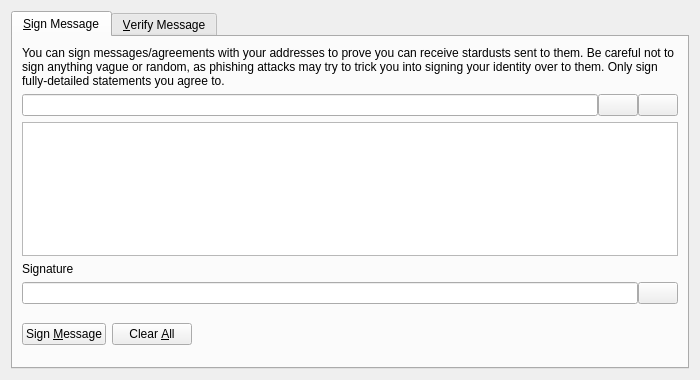
<?xml version="1.0" encoding="UTF-8"?>
<ui version="4.0">
 <class>SignVerifyMessageDialog</class>
 <widget class="QDialog" name="SignVerifyMessageDialog">
  <property name="geometry">
   <rect>
    <x>0</x>
    <y>0</y>
    <width>700</width>
    <height>380</height>
   </rect>
  </property>
  <property name="windowTitle">
   <string>Signatures - Sign / Verify a Message</string>
  </property>
  <property name="modal">
   <bool>true</bool>
  </property>
  <layout class="QVBoxLayout" name="verticalLayout">
   <item>
    <widget class="QTabWidget" name="tabWidget">
     <property name="currentIndex">
      <number>0</number>
     </property>
     <widget class="QWidget" name="tabSignMessage">
      <attribute name="title">
       <string>&amp;Sign Message</string>
      </attribute>
      <layout class="QVBoxLayout" name="verticalLayout_SM">
       <item>
        <widget class="QLabel" name="infoLabel_SM">
         <property name="text">
          <string>You can sign messages/agreements with your addresses to prove you can receive stardusts sent to them. Be careful not to sign anything vague or random, as phishing attacks may try to trick you into signing your identity over to them. Only sign fully-detailed statements you agree to.</string>
         </property>
         <property name="textFormat">
          <enum>Qt::PlainText</enum>
         </property>
         <property name="wordWrap">
          <bool>true</bool>
         </property>
        </widget>
       </item>
       <item>
        <layout class="QHBoxLayout" name="horizontalLayout_1_SM">
         <property name="spacing">
          <number>0</number>
         </property>
         <item>
          <widget class="QValidatedLineEdit" name="addressIn_SM">
           <property name="toolTip">
            <string>The Stardust address to sign the message with</string>
           </property>
          </widget>
         </item>
         <item>
          <widget class="QPushButton" name="addressBookButton_SM">
           <property name="toolTip">
            <string>Choose previously used address</string>
           </property>
           <property name="text">
            <string/>
           </property>
           <property name="icon">
            <iconset resource="../stardust.qrc">
             <normaloff>:/icons/address-book</normaloff>:/icons/address-book</iconset>
           </property>
           <property name="shortcut">
            <string>Alt+A</string>
           </property>
           <property name="autoDefault">
            <bool>false</bool>
           </property>
          </widget>
         </item>
         <item>
          <widget class="QPushButton" name="pasteButton_SM">
           <property name="toolTip">
            <string>Paste address from clipboard</string>
           </property>
           <property name="text">
            <string/>
           </property>
           <property name="icon">
            <iconset resource="../stardust.qrc">
             <normaloff>:/icons/editpaste</normaloff>:/icons/editpaste</iconset>
           </property>
           <property name="shortcut">
            <string>Alt+P</string>
           </property>
           <property name="autoDefault">
            <bool>false</bool>
           </property>
          </widget>
         </item>
        </layout>
       </item>
       <item>
        <widget class="QPlainTextEdit" name="messageIn_SM">
         <property name="toolTip">
          <string>Enter the message you want to sign here</string>
         </property>
        </widget>
       </item>
       <item>
        <widget class="QLabel" name="signatureLabel_SM">
         <property name="text">
          <string>Signature</string>
         </property>
         <property name="textFormat">
          <enum>Qt::PlainText</enum>
         </property>
        </widget>
       </item>
       <item>
        <layout class="QHBoxLayout" name="horizontalLayout_2_SM">
         <property name="spacing">
          <number>0</number>
         </property>
         <item>
          <widget class="QLineEdit" name="signatureOut_SM">
           <property name="font">
            <font>
             <italic>true</italic>
            </font>
           </property>
           <property name="readOnly">
            <bool>true</bool>
           </property>
          </widget>
         </item>
         <item>
          <widget class="QPushButton" name="copySignatureButton_SM">
           <property name="toolTip">
            <string>Copy the current signature to the system clipboard</string>
           </property>
           <property name="text">
            <string/>
           </property>
           <property name="icon">
            <iconset resource="../stardust.qrc">
             <normaloff>:/icons/editcopy</normaloff>:/icons/editcopy</iconset>
           </property>
           <property name="autoDefault">
            <bool>false</bool>
           </property>
          </widget>
         </item>
        </layout>
       </item>
       <item>
        <layout class="QHBoxLayout" name="horizontalLayout_3_SM">
         <item>
          <widget class="QPushButton" name="signMessageButton_SM">
           <property name="toolTip">
            <string>Sign the message to prove you own this Stardust address</string>
           </property>
           <property name="text">
            <string>Sign &amp;Message</string>
           </property>
           <property name="icon">
            <iconset resource="../stardust.qrc">
             <normaloff>:/icons/edit</normaloff>:/icons/edit</iconset>
           </property>
           <property name="autoDefault">
            <bool>false</bool>
           </property>
          </widget>
         </item>
         <item>
          <widget class="QPushButton" name="clearButton_SM">
           <property name="toolTip">
            <string>Reset all sign message fields</string>
           </property>
           <property name="text">
            <string>Clear &amp;All</string>
           </property>
           <property name="icon">
            <iconset resource="../stardust.qrc">
             <normaloff>:/icons/remove</normaloff>:/icons/remove</iconset>
           </property>
           <property name="autoDefault">
            <bool>false</bool>
           </property>
          </widget>
         </item>
         <item>
          <spacer name="horizontalSpacer_1_SM">
           <property name="orientation">
            <enum>Qt::Horizontal</enum>
           </property>
           <property name="sizeHint" stdset="0">
            <size>
             <width>40</width>
             <height>48</height>
            </size>
           </property>
          </spacer>
         </item>
         <item>
          <widget class="QLabel" name="statusLabel_SM">
           <property name="font">
            <font>
             <weight>75</weight>
             <bold>true</bold>
            </font>
           </property>
           <property name="text">
            <string/>
           </property>
           <property name="wordWrap">
            <bool>true</bool>
           </property>
          </widget>
         </item>
         <item>
          <spacer name="horizontalSpacer_2_SM">
           <property name="orientation">
            <enum>Qt::Horizontal</enum>
           </property>
           <property name="sizeHint" stdset="0">
            <size>
             <width>40</width>
             <height>48</height>
            </size>
           </property>
          </spacer>
         </item>
        </layout>
       </item>
      </layout>
     </widget>
     <widget class="QWidget" name="tabVerifyMessage">
      <attribute name="title">
       <string>&amp;Verify Message</string>
      </attribute>
      <layout class="QVBoxLayout" name="verticalLayout_VM">
       <item>
        <widget class="QLabel" name="infoLabel_VM">
         <property name="text">
          <string>Enter the receiver's address, message (ensure you copy line breaks, spaces, tabs, etc. exactly) and signature below to verify the message. Be careful not to read more into the signature than what is in the signed message itself, to avoid being tricked by a man-in-the-middle attack. Note that this only proves the signing party receives with the address, it cannot prove sendership of any transaction!</string>
         </property>
         <property name="textFormat">
          <enum>Qt::PlainText</enum>
         </property>
         <property name="alignment">
          <set>Qt::AlignLeading|Qt::AlignLeft|Qt::AlignTop</set>
         </property>
         <property name="wordWrap">
          <bool>true</bool>
         </property>
        </widget>
       </item>
       <item>
        <layout class="QHBoxLayout" name="horizontalLayout_1_VM">
         <property name="spacing">
          <number>0</number>
         </property>
         <item>
          <widget class="QValidatedLineEdit" name="addressIn_VM">
           <property name="toolTip">
            <string>The Stardust address the message was signed with</string>
           </property>
          </widget>
         </item>
         <item>
          <widget class="QPushButton" name="addressBookButton_VM">
           <property name="toolTip">
            <string>Choose previously used address</string>
           </property>
           <property name="text">
            <string/>
           </property>
           <property name="icon">
            <iconset resource="../stardust.qrc">
             <normaloff>:/icons/address-book</normaloff>:/icons/address-book</iconset>
           </property>
           <property name="shortcut">
            <string>Alt+A</string>
           </property>
           <property name="autoDefault">
            <bool>false</bool>
           </property>
          </widget>
         </item>
        </layout>
       </item>
       <item>
        <widget class="QPlainTextEdit" name="messageIn_VM"/>
       </item>
       <item>
        <widget class="QValidatedLineEdit" name="signatureIn_VM"/>
       </item>
       <item>
        <layout class="QHBoxLayout" name="horizontalLayout_2_VM">
         <item>
          <widget class="QPushButton" name="verifyMessageButton_VM">
           <property name="toolTip">
            <string>Verify the message to ensure it was signed with the specified Stardust address</string>
           </property>
           <property name="text">
            <string>Verify &amp;Message</string>
           </property>
           <property name="icon">
            <iconset resource="../stardust.qrc">
             <normaloff>:/icons/transaction_0</normaloff>:/icons/transaction_0</iconset>
           </property>
           <property name="autoDefault">
            <bool>false</bool>
           </property>
          </widget>
         </item>
         <item>
          <widget class="QPushButton" name="clearButton_VM">
           <property name="toolTip">
            <string>Reset all verify message fields</string>
           </property>
           <property name="text">
            <string>Clear &amp;All</string>
           </property>
           <property name="icon">
            <iconset resource="../stardust.qrc">
             <normaloff>:/icons/remove</normaloff>:/icons/remove</iconset>
           </property>
           <property name="autoDefault">
            <bool>false</bool>
           </property>
          </widget>
         </item>
         <item>
          <spacer name="horizontalSpacer_1_VM">
           <property name="orientation">
            <enum>Qt::Horizontal</enum>
           </property>
           <property name="sizeHint" stdset="0">
            <size>
             <width>40</width>
             <height>48</height>
            </size>
           </property>
          </spacer>
         </item>
         <item>
          <widget class="QLabel" name="statusLabel_VM">
           <property name="font">
            <font>
             <weight>75</weight>
             <bold>true</bold>
            </font>
           </property>
           <property name="text">
            <string/>
           </property>
           <property name="wordWrap">
            <bool>true</bool>
           </property>
          </widget>
         </item>
         <item>
          <spacer name="horizontalSpacer_2_VM">
           <property name="orientation">
            <enum>Qt::Horizontal</enum>
           </property>
           <property name="sizeHint" stdset="0">
            <size>
             <width>40</width>
             <height>48</height>
            </size>
           </property>
          </spacer>
         </item>
        </layout>
       </item>
      </layout>
     </widget>
    </widget>
   </item>
  </layout>
 </widget>
 <customwidgets>
  <customwidget>
   <class>QValidatedLineEdit</class>
   <extends>QLineEdit</extends>
   <header>qvalidatedlineedit.h</header>
  </customwidget>
 </customwidgets>
 <resources>
  <include location="../stardust.qrc"/>
 </resources>
 <connections/>
</ui>
